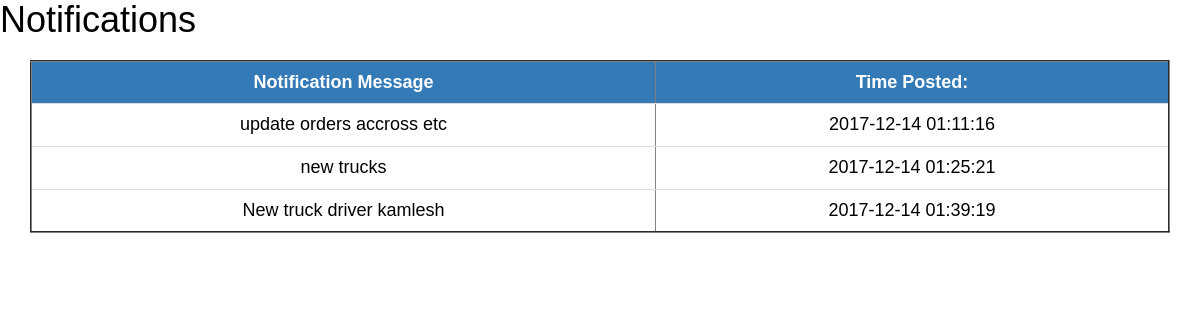
Page /notification.php (signed in) on the committed database.
### tables this page shows
CREATE TABLE `notification` (
  `nId` int(11) NOT NULL,
  `notification` varchar(255) NOT NULL,
  `nDate` timestamp NULL DEFAULT CURRENT_TIMESTAMP
);

### notification.php (the view, shortened to what this page needs)
<?php include("connection.php");
 @include("session_admin.php"); ?>
<!DOCTYPE HTML>
<html>
<head>
	<link href="fonts/mainfont.css" rel="stylesheet">
	<link rel="stylesheet" href="css/animate.css">
	<link rel="stylesheet" href="css/icomoon.css">
	<link rel="stylesheet" href="css/themify-icons.css">
	<link rel="stylesheet" href="css/bootstrap.css">
	<link rel="stylesheet" href="css/magnific-popup.css">
	<link rel="stylesheet" href="css/owl.carousel.min.css">
	<link rel="stylesheet" href="css/owl.theme.default.min.css">
	<link rel="stylesheet" href="css/style.css">
</head>
<body>
	<h1>Notifications</h1>
		<div class="container">
							<div class="form-group row">
								<div class="container">
									<table  class="table" border="2">
<tr>
											<th class='bg-primary text-center' >Notification Message</th>
											<th class='bg-primary text-center'>Time Posted:</th>
											</tr>
										<?php
										$result=mysqli_query($con,"select * from notification ORDER BY nDate ASC");
										while($row=mysqli_fetch_assoc($result)){
											echo "
											<tr>
											<td class='text-center'> ".$row['notification']."</td>
											<td class='text-center'> ".$row['nDate']."</td></tr>";
										}
										?>
									</table>
								</div>
							</div>
	</body>
	</html>

### css/style.css (style rules this page uses)
body { font-family: "Raleway", Arial, sans-serif; font-weight: 400; font-size: 18px; line-height: 1.7; color: black; background: #fff; }
h1, h2, h3, h4, h5, h6, figure { color: #000; font-family: "Raleway", Arial, sans-serif; font-weight: 400; margin: 0 0 20px 0; }

### rows in the picture
notification: notification "update orders accross etc", nDate "2017-12-14 01:11:16"
notification: notification "new trucks", nDate "2017-12-14 01:25:21"
notification: notification "New truck driver kamlesh", nDate "2017-12-14 01:39:19"
